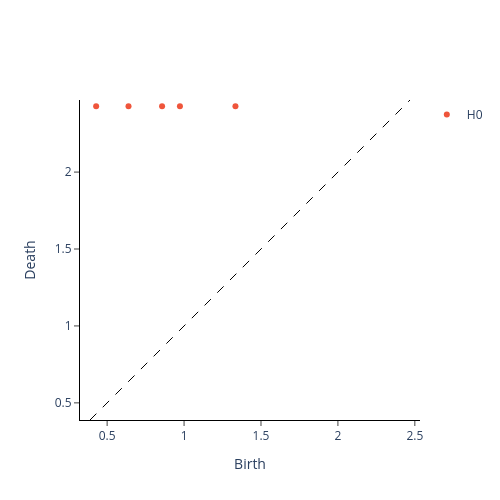

The notebook cell saved with this chart:
### Code cell
from gtda.diagrams import Scaler

scaler = Scaler()
im1_scaled = scaler.fit_transform(im1_cubical)

scaler.plot(im1_scaled)

### Figure 1 — Plotly figure (JSON) as saved in the notebook; plotly's stock layout.template omitted (floating-point values rounded to 4 significant figures)
{"data": [{"hoverinfo": "none", "line": {"color": "black", "dash": "dash", "width": 1}, "mode": "lines", "showlegend": false, "type": "scatter", "x": [0.3886, 2.469], "y": [0.3886, 2.469]}, {"hoverinfo": "text", "hovertext": ["(0.4285665627262618, 2.428566562726262)", "(0.6388693114262327, 2.428566562726262)", "(0.8571331254525236, 2.428566562726262)", "(0.9730967440243393, 2.428566562726262)", "(1.3339982860852997, 2.428566562726262)"], "mode": "markers", "name": "H0", "type": "scatter", "x": [0.4286, 0.6389, 0.8571, 0.9731, 1.334], "y": [2.429, 2.429, 2.429, 2.429, 2.429]}, {"hoverinfo": "text", "hovertext": [], "mode": "markers", "name": "H1", "type": "scatter", "x": [], "y": []}], "layout": {"height": 500, "plot_bgcolor": "white", "width": 500, "xaxis": {"autorange": false, "domain": [0, 1], "exponentformat": "e", "linecolor": "black", "linewidth": 1, "mirror": false, "range": [0.3268, 2.53], "showexponent": "all", "showline": true, "side": "bottom", "ticks": "outside", "title": {"text": "Birth"}, "type": "linear", "zeroline": true}, "yaxis": {"autorange": false, "domain": [0, 1], "exponentformat": "e", "linecolor": "black", "linewidth": 1, "mirror": false, "range": [0.3886, 2.469], "scaleanchor": "x", "scaleratio": 1, "showexponent": "all", "showline": true, "side": "left", "ticks": "outside", "title": {"text": "Death"}, "type": "linear", "zeroline": true}}}
